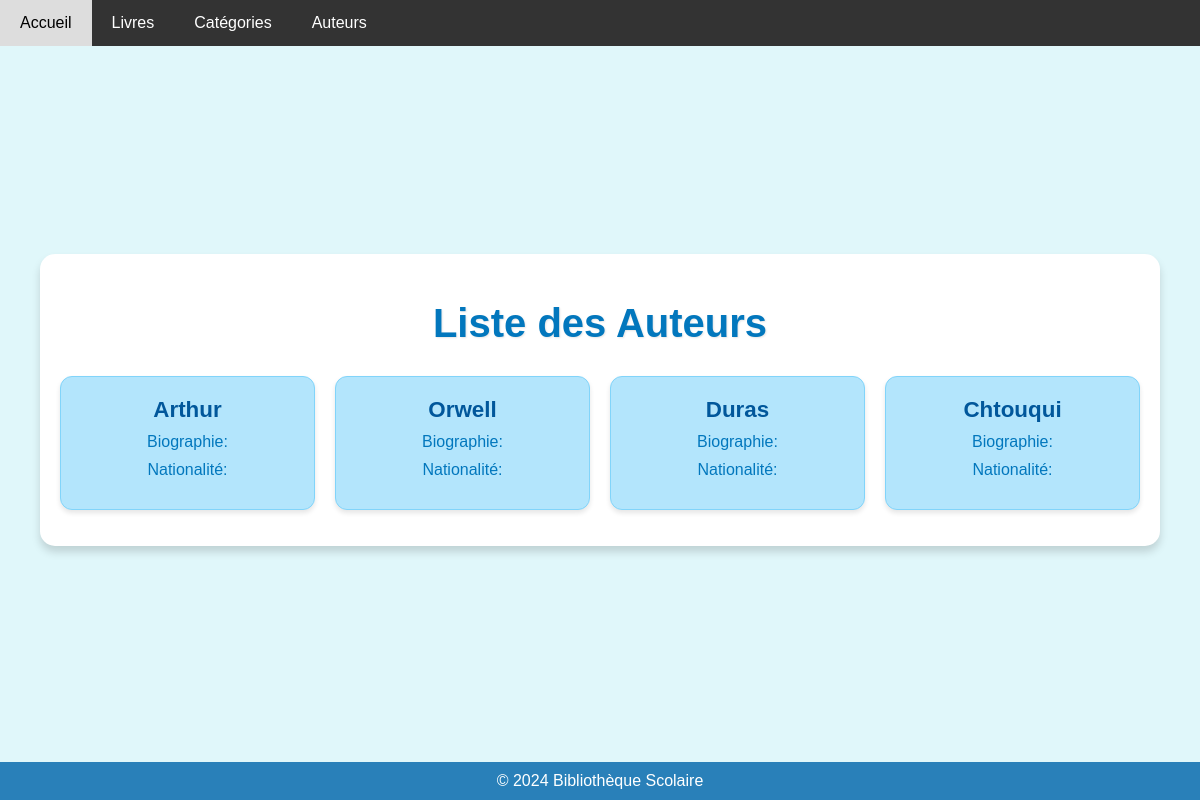
The page /auteurs/ on the database its author committed.
### api/models.py (models this page shows, shortened)
class Auteur(models.Model):
    id_auteur = models.AutoField(primary_key=True)  # ID_Auteur
    nom_auteur = models.CharField(max_length=255)  # Nom_Auteur
    prenom_auteur = models.CharField(max_length=255)  # Prenom_Auteur

### public/views.py (the view)
# urls.py: path('auteurs/', AuteurList.as_view(), name='auteur-list'),
def auteurs(request):
    auteurs = Auteur.objects.all()
    return render(request, 'public/auteurs.html', {'auteurs': auteurs})

### public/templates/public/auteurs.html (shortened to what this page needs)
<!DOCTYPE html>
<html lang="en">
<head>
    {% load static %}
    <link rel="stylesheet" type="text/css" href="{% static 'css/styles.css' %}">
</head>
<body>
    <div class="navbar">
        <a href="{% url 'home' %}">Accueil</a>
        <a href="{% url 'livres' %}">Livres</a>
        <a href="{% url 'categories' %}">Catégories</a>
        <a href="{% url 'auteurs' %}">Auteurs</a>
    </div>
    <div class="container">
        <h1>Liste des Auteurs</h1>
        <ul>
            {% for auteur in auteurs %}
                <li>
                    <strong>{{ auteur.nom_auteur }}</strong><br>
                    <p>Biographie: {{ auteur.biographie }}</p>
                    <p>Nationalité: {{ auteur.nationalite }}</p>
                </li>
            {% empty %}
                <li>Aucun auteur disponible.</li>
            {% endfor %}
        </ul>
    </div>
    <footer>
        &copy; 2024 Bibliothèque Scolaire
    </footer>
</body>
</html>

### public/static/css/styles.css (style rules this page uses)
body { font-family: 'Arial', sans-serif; background-color: #e0f7fa; margin: 0; padding: 0; display: flex; justify-content: center; align-items: center; min-height: 100vh; }
.container { width: 90%; max-width: 1200px; background-color: white; padding: 20px; border-radius: 15px; box-shadow: 0 6px 8px rgba(0, 0, 0, 0.15); text-align: center; }
h1 { font-size: 2.5em; color: #0277bd; margin-bottom: 30px; text-shadow: 1px 1px 2px rgba(0, 0, 0, 0.1); }
ul { list-style-type: none; padding: 0; display: grid; grid-template-columns: repeat(auto-fill, minmax(250px, 1fr)); gap: 20px; }
li { background-color: #b3e5fc; padding: 20px; border: 1px solid #81d4fa; border-radius: 12px; box-shadow: 0 3px 5px rgba(0, 0, 0, 0.1); transition: transform 0.2s ease-in-out; }
strong { font-size: 1.4em; color: #01579b; }
li p { margin: 10px 0; color: #0277bd; }
footer { text-align: center; padding: 10px; background-color: #2980b9; color: white; position: fixed; width: 100%; bottom: 0; }
.navbar { background-color: #333; overflow: hidden; position: fixed; width: 100%; top: 0; z-index: 1000; }
.navbar a { float: left; display: block; color: white; text-align: center; padding: 14px 20px; text-decoration: none; }

### rows shown on the page
Auteur: nom_auteur "Arthur"
Auteur: nom_auteur "Orwell"
Auteur: nom_auteur "Duras"
Auteur: nom_auteur "Chtouqui"
